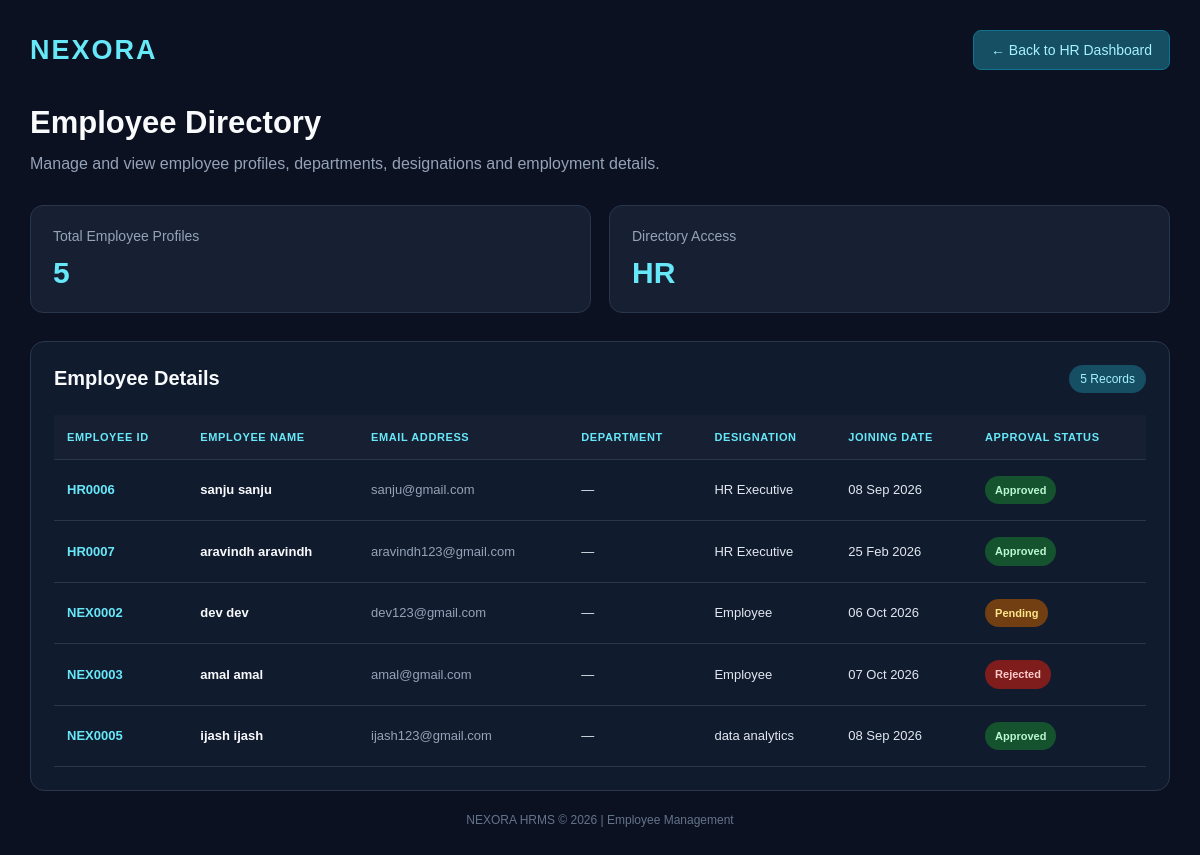
The page /employees/hr/ (signed in) on the database its author committed.
### employees/models.py (models this page shows, shortened)
class EmployeeProfile(models.Model):
    APPROVAL_STATUS_CHOICES = (
        ("pending", "Pending Approval"),
        ("approved", "Approved"),
        ("rejected", "Rejected"),
    )
    GENDER_CHOICES = (
        ("male", "Male"),
        ("female", "Female"),
        ("other", "Other"),
    )
    user = models.OneToOneField(
        settings.AUTH_USER_MODEL,
        on_delete=models.CASCADE,
        related_name="employee_profile",
    )
    approval_status = models.CharField(
        max_length=20,
        choices=APPROVAL_STATUS_CHOICES,
        default="pending",
    )
    approved_by = models.CharField(
        max_length=150,
        blank=True,
        null=True,
    )
    rejected_by = models.CharField(
        max_length=150,
        blank=True,
        null=True,
    )
    department = models.ForeignKey(
        "departments.Department",
        on_delete=models.SET_NULL,
        null=True,
        blank=True,
        related_name="employees",
    )
    employee_id = models.CharField(
        max_length=20,
        unique=True,
    )
    designation = models.CharField(
        max_length=100,
    )
    gender = models.CharField(
        max_length=10,
        choices=GENDER_CHOICES,
        blank=True,
    )
    date_of_birth = models.DateField(
        null=True,
        blank=True,
    )
    address = models.TextField(
        blank=True,
    )
    joining_date = models.DateField()
    salary = models.DecimalField(
        max_digits=10,
        decimal_places=2,
        default=0,
    )
    created_at = models.DateTimeField(
        auto_now_add=True,
    )

### accounts/models.py (models this page shows, shortened)
class User(AbstractUser):
    ROLE_CHOICES = (
        ('employee', 'Employee'),
        ('hr', 'HR'),
        ('manager', 'Manager'),
    )
    role = models.CharField(
        max_length=20,
        choices=ROLE_CHOICES,
        default='employee'
    )
    email = models.EmailField(
        unique=True
    )
    phone = models.CharField(
        max_length=15,
        blank=True
    )
    created_at = models.DateTimeField(
        auto_now_add=True
    )

### employees/views.py (the view)
# urls.py: path("hr/", views.hr_employee_list, name="hr_employee_list"),
@login_required
def hr_employee_list(request):
    if getattr(request.user, "role", "") != "hr":
        messages.error(request, "HR access only.")
        return redirect("home")
    employees = (
        EmployeeProfile.objects
        .select_related("user", "department")
        .order_by("employee_id")
    )
    context = {
        "employees": employees,
    }
    return render(
        request,
        "employees/hr_employee_list.html",
        context,
    )

### templates/employees/hr_employee_list.html (shortened to what this page needs)
<!DOCTYPE html>
<html lang="en">
<head>
</head>
<body>
<div class="container">
    <header class="topbar">
        <div class="brand">NEXORA</div>
        <a href="/accounts/hr/dashboard/" class="back-btn">
            &#8592; Back to HR Dashboard
        </a>
    </header>
    <main>
        <section class="heading">
            <h1>Employee Directory</h1>
            <p class="subtitle">
                Manage and view employee profiles, departments,
                designations and employment details.
            </p>
        </section>
        <section class="stats">
            <div class="stat-card">
                <p class="stat-label">Total Employee Profiles</p>
                <h2 class="stat-value">{{ employees|length }}</h2>
            </div>
            <div class="stat-card">
                <p class="stat-label">Directory Access</p>
                <h2 class="stat-value">HR</h2>
            </div>
        </section>
        <section class="table-card">
            <div class="table-heading">
                <h2>Employee Details</h2>
                <span class="record-count">
                    {{ employees|length }} Records
                </span>
            </div>
            <div class="table-wrapper">
                <table>
                    <thead>
                        <tr>
                            <th>Employee ID</th>
                            <th>Employee Name</th>
                            <th>Email Address</th>
                            <th>Department</th>
                            <th>Designation</th>
                            <th>Joining Date</th>
                            <th>Approval Status</th>
                        </tr>
                    </thead>
                    <tbody>
                        {% for employee in employees %}
                        <tr>
                            <td class="employee-id">
                                {{ employee.employee_id }}
                            </td>
                            <td class="employee-name">
                                {% if employee.user.get_full_name %}
                                    {{ employee.user.get_full_name }}
                                {% else %}
                                    {{ employee.user.username }}
                                {% endif %}
                            </td>
                            <td class="email">
                                {{ employee.user.email|default:"—" }}
                            </td>
                            <td>
                                {% if employee.department %}
                                    {{ employee.department }}
                                {% else %}
                                    —
                                {% endif %}
                            </td>
                            <td>
                                {{ employee.designation|default:"—" }}
                            </td>
                            <td>
                                {{ employee.joining_date|date:"d M Y" }}
                            </td>
                            <td>
                                {% if employee.approval_status == "approved" %}
                                    <span class="badge status-approved">
                                        Approved
                                    </span>
                                {% elif employee.approval_status == "pending" %}
                                    <span class="badge status-pending">
                                        Pending
                                    </span>
                                {% elif employee.approval_status == "rejected" %}
                                    <span class="badge status-rejected">
                                        Rejected
                                    </span>
                                {% else %}
                                    <span class="badge status-default">
                                        {{ employee.get_approval_status_display }}
                                    </span>
                                {% endif %}
                            </td>
                        </tr>
                        {% empty %}
                        <tr>
                            <td colspan="7" class="empty">
                                No employee profiles found yet.
                            </td>
                        </tr>
                        {% endfor %}
                    </tbody>
                </table>
            </div>
        </section>
    </main>
    <footer class="footer">
        NEXORA HRMS &copy; 2026 | Employee Management
    </footer>
</div>
</body>
</html>

### templates/employees/hr_employee_list.html (style rules this page uses)
* { box-sizing: border-box; margin: 0; padding: 0; }
body { font-family: Arial, Helvetica, sans-serif; background: #0b1120; color: #e5e7eb; min-height: 100vh; padding: 30px; }
.container { max-width: 1200px; margin: 0 auto; }
.topbar { display: flex; justify-content: space-between; align-items: center; gap: 15px; flex-wrap: wrap; margin-bottom: 35px; }
.brand { color: #67e8f9; font-size: 27px; font-weight: 800; letter-spacing: 2px; }
.back-btn { display: inline-block; padding: 11px 17px; background: #164e63; color: #a5f3fc; border: 1px solid #0e7490; border-radius: 8px; text-decoration: none; font-size: 14px; transition: 0.2s; }
.heading { margin-bottom: 28px; }
.heading h1 { font-size: 31px; margin-bottom: 10px; color: #f8fafc; }
.subtitle { color: #94a3b8; line-height: 1.6; }
.stats { display: grid; grid-template-columns: repeat(2, minmax(0, 1fr)); gap: 18px; margin-bottom: 28px; }
.stat-card { background: #172033; border: 1px solid #29364c; border-radius: 13px; padding: 22px; }
.stat-label { color: #94a3b8; font-size: 14px; margin-bottom: 12px; }
.stat-value { color: #67e8f9; font-size: 30px; font-weight: 700; }
.table-card { background: #111b2e; border: 1px solid #29364c; border-radius: 14px; padding: 23px; }
.table-heading { display: flex; justify-content: space-between; align-items: center; gap: 12px; flex-wrap: wrap; margin-bottom: 22px; }
.table-heading h2 { font-size: 20px; color: #f8fafc; }
.record-count { color: #a5f3fc; background: #164e63; padding: 7px 11px; border-radius: 20px; font-size: 12px; }
.table-wrapper { width: 100%; overflow-x: auto; }
table { width: 100%; min-width: 850px; border-collapse: collapse; }
thead { background: #172033; }
th, td { text-align: left; padding: 16px 13px; border-bottom: 1px solid #29364c; }
th { color: #67e8f9; font-size: 11px; text-transform: uppercase; letter-spacing: 0.6px; white-space: nowrap; }
td { color: #e2e8f0; font-size: 13px; line-height: 1.5; }
.employee-id { color: #67e8f9; font-weight: 700; white-space: nowrap; }
.employee-name { font-weight: 600; color: #f8fafc; }
.email { color: #94a3b8; }
.badge { display: inline-block; padding: 6px 10px; border-radius: 20px; font-size: 11px; font-weight: 600; white-space: nowrap; }
.status-approved { background: #14532d; color: #bbf7d0; }
.status-pending { background: #713f12; color: #fde68a; }
.status-rejected { background: #7f1d1d; color: #fecaca; }
.footer { margin-top: 22px; text-align: center; color: #64748b; font-size: 12px; }

### rows shown on the page
EmployeeProfile: employee_id "HR0006", user.get_full_name "sanju sanju", user.email "sanju@gmail.com", designation "HR Executive", joining_date "08 Sep 2026", approval_status "Approved"
EmployeeProfile: employee_id "HR0007", user.get_full_name "aravindh aravindh", user.email "aravindh123@gmail.com", designation "HR Executive", joining_date "25 Feb 2026", approval_status "Approved"
EmployeeProfile: employee_id "NEX0002", user.get_full_name "dev dev", user.email "dev123@gmail.com", designation "Employee", joining_date "06 Oct 2026", approval_status "Pending"
EmployeeProfile: employee_id "NEX0003", user.get_full_name "amal amal", user.email "amal@gmail.com", designation "Employee", joining_date "07 Oct 2026", approval_status "Rejected"
EmployeeProfile: employee_id "NEX0005", user.get_full_name "ijash ijash", user.email "ijash123@gmail.com", designation "data analytics", joining_date "08 Sep 2026", approval_status "Approved"

### other values the page prints
{{ employees|length }} "5"
